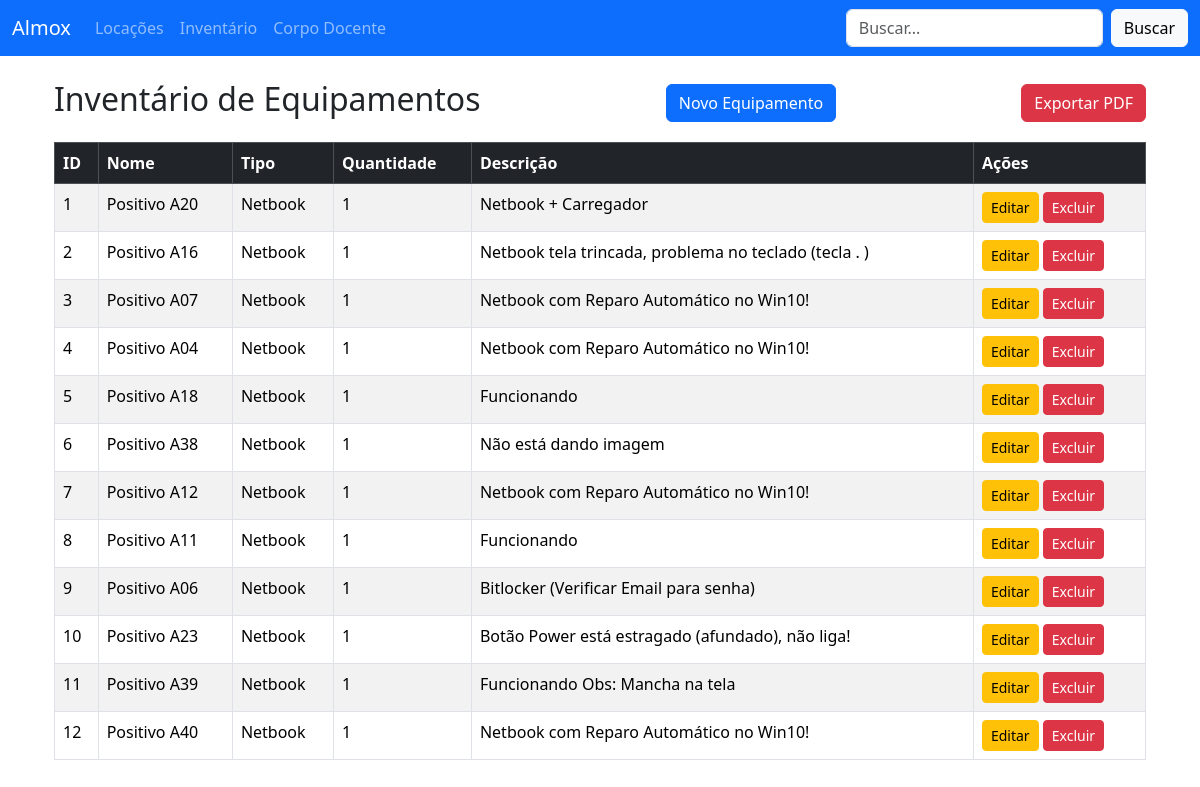
Page /inventory on the committed database.
### tables this page shows
CREATE TABLE inventory (
                id INTEGER PRIMARY KEY AUTOINCREMENT,
                nome TEXT NOT NULL,
                tipo TEXT NOT NULL,
                quantidade INTEGER NOT NULL,
                descricao TEXT
            );

### app.py (the view)
@app.route("/inventory")
def inventory():
    conn = sqlite3.connect(DB_NAME)
    conn.row_factory = sqlite3.Row  # <-- aqui
    cursor = conn.cursor()
    cursor.execute("SELECT * FROM inventory")
    inventory_list = cursor.fetchall()
    conn.close()
    return render_template("inventory.html", inventory=inventory_list)

### templates/inventory.html
{% extends "layout.html" %}
{% block content %}
<div class="container mt-4">
    <div class="d-flex justify-content-between align-items-center mb-3">
        <h2>Inventário de Equipamentos</h2>
        <a href="{{ url_for('new_inventory') }}" class="btn btn-primary">Novo Equipamento</a>
           <a href="{{ url_for('export_inventory_pdf') }}" class="btn btn-danger">Exportar PDF</a>
    </div>
    <div class="table-responsive">
        <table class="table table-striped table-bordered">
            <thead class="table-dark">
            <tr>
                <th>ID</th>
                <th>Nome</th>
                <th>Tipo</th>
                <th>Quantidade</th>
                <th>Descrição</th>
                <th>Ações</th>
            </tr>
            </thead>
            <tbody>
            {% for item in inventory %}
            <tr>
                <td>{{ item.id }}</td>
                <td>{{ item.nome }}</td>
                <td>{{ item.tipo }}</td>
                <td>{{ item.quantidade }}</td>
                <td>{{ item.descricao }}</td>
                <td>
                    <a href="{{ url_for('edit_inventory', item_id=item.id) }}" class="btn btn-sm btn-warning">Editar</a>
                    <a href="{{ url_for('delete_inventory', item_id=item.id) }}"
                       class="btn btn-sm btn-danger"
                       onclick="return confirm('Tem certeza que deseja excluir este item?');">
                        Excluir
                    </a>
                </td>
            </tr>
            {% else %}
            <tr>
                <td colspan="6" class="text-center">Nenhum equipamento cadastrado.</td>
            </tr>
            {% endfor %}
            </tbody>
        </table>
    </div>
</div>
{% endblock %}

### rows in the picture
inventory: id "1", nome "Positivo A20", tipo "Netbook", quantidade "1", descricao "Netbook + Carregador"
inventory: id "2", nome "Positivo A16", tipo "Netbook", quantidade "1", descricao "Netbook tela trincada, problema no teclado (tecla . )"
inventory: id "3", nome "Positivo A07", tipo "Netbook", quantidade "1", descricao "Netbook com Reparo Automático no Win10!"
inventory: id "4", nome "Positivo A04", tipo "Netbook", quantidade "1", descricao "Netbook com Reparo Automático no Win10!"
inventory: id "5", nome "Positivo A18", tipo "Netbook", quantidade "1", descricao "Funcionando"
inventory: id "6", nome "Positivo A38", tipo "Netbook", quantidade "1", descricao "Não está dando imagem"
inventory: id "7", nome "Positivo A12", tipo "Netbook", quantidade "1", descricao "Netbook com Reparo Automático no Win10!"
inventory: id "8", nome "Positivo A11", tipo "Netbook", quantidade "1", descricao "Funcionando"
inventory: id "9", nome "Positivo A06", tipo "Netbook", quantidade "1", descricao "Bitlocker (Verificar Email para senha)"
inventory: id "10", nome "Positivo A23", tipo "Netbook", quantidade "1", descricao "Botão Power está estragado (afundado), não liga!"
inventory: id "11", nome "Positivo A39", tipo "Netbook", quantidade "1", descricao "Funcionando Obs: Mancha na tela"
inventory: id "12", nome "Positivo A40", tipo "Netbook", quantidade "1", descricao "Netbook com Reparo Automático no Win10!"
